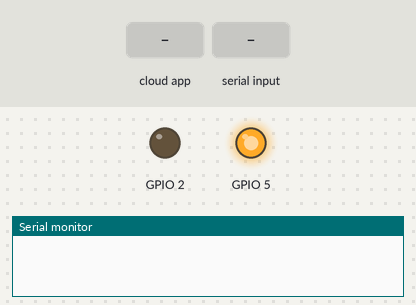
The sketch below on a simulated ESP8266 (NodeMCU). Shown: output pins drawn as LEDs (lit = HIGH), the last lines printed to the serial monitor. The inputs (shaded band) are chosen by the test bench. WiFi joins after 1.5 s; servers stay silent unless stated; no MQTT or app messages arrive unless stated.

Above: at 0.1 s.
At 2.7 s:
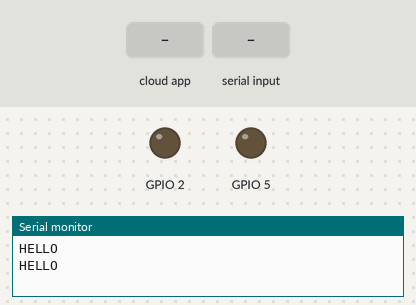
2.8 s: the phone or cloud app sets temperature to 0
5.0 s: "0#" received over Serial
7.0 s: the phone or cloud app sets temperature to 1
9.0 s: "90,45#" received over Serial
Timing chart, 0 to 12.0 s (numbered marks = the images above; inputs shaded):
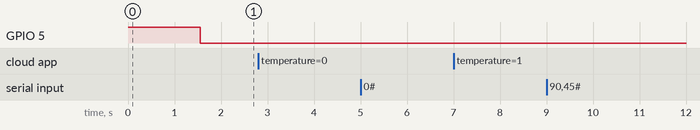

The sketch:

esp_wifi.ino
```cpp
#include <ESP8266WiFi.h>
#include "Adafruit_MQTT.h"
#include "Adafruit_MQTT_Client.h"

//Wifi name
#define WLAN_SSID ""
//Wifi password
#define WLAN_PASS ""

//setup Adafruit
#define AIO_SERVER "io.adafruit.com"
#define AIO_SERVERPORT 1883
//fill your username
#define AIO_USERNAME ""
//fill your key
#define AIO_KEY ""

//setup MQTT
WiFiClient client;
Adafruit_MQTT_Client mqtt(&client, AIO_SERVER, AIO_SERVERPORT, AIO_USERNAME, AIO_KEY);

//setup publish
Adafruit_MQTT_Publish light_pub = Adafruit_MQTT_Publish(&mqtt, AIO_USERNAME "/feeds/temperature");

//setup subcribe
Adafruit_MQTT_Subscribe light_sub = Adafruit_MQTT_Subscribe(&mqtt, AIO_USERNAME "/feeds/temperature", MQTT_QOS_1);

int led_counter = 0;
int led_status = HIGH;

void lightcallback(char* value, uint16_t len){
  if(value[0] == '0') Serial.print('a');
  if(value[0] == '1') Serial.print('A');
}

void setup() {
  // put your setup code here, to run once:
  //set pin 2,5 as OUTPUT
  pinMode(2, OUTPUT);
  pinMode(5, OUTPUT);
  //set busy pin HIGH
  digitalWrite(5, HIGH);

  Serial.begin(115200);

  //connect Wifi
  WiFi.begin(WLAN_SSID, WLAN_PASS);
  while (WiFi.status() != WL_CONNECTED) {
    delay(500);
  }

  //subscribe light feed
  light_sub.setCallback(lightcallback);
  mqtt.subscribe(&light_sub);

  //connect MQTT
  while (mqtt.connect() != 0) {
    mqtt.disconnect();
    delay(500);
  }

  //finish setup, set busy pin LOW
  digitalWrite(5, LOW);
}

void loop() {
  // put your main code here, to run repeatedly:

  //receive packet
  mqtt.processPackets(1);

  //read serial
  if(Serial.available() > 0){
    String val = Serial.readStringUntil('#');

    printf(val.c_str());
    float temp = val.toFloat();
    if(temp != 0.0){
      Serial.println(temp);
      light_pub.publish(temp);
    }
    Serial.readString();
  }

  led_counter++;
  if(led_counter == 100){
    // every 1s
    led_counter = 0;
    //toggle LED
    if(led_status == HIGH) led_status = LOW;
    else led_status = HIGH;

    digitalWrite(2, led_status);
  }
  Serial.println("HELLO");
  delay(1000);

}
```
